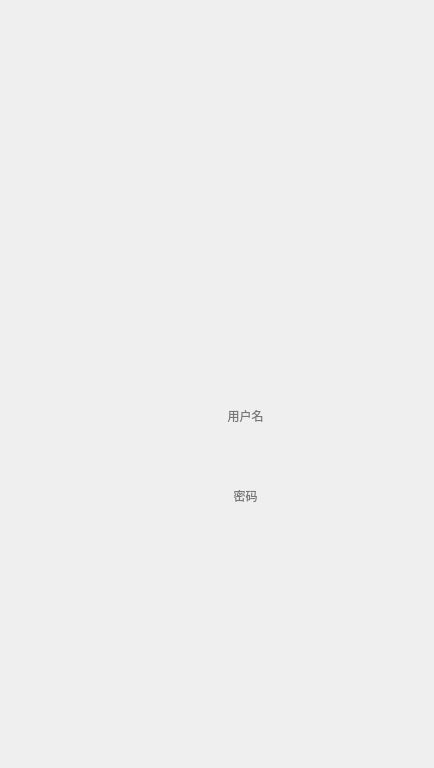
<?xml version="1.0" encoding="UTF-8"?>
<ui version="4.0">
 <class>Dialog</class>
 <widget class="QDialog" name="Dialog">
  <property name="geometry">
   <rect>
    <x>0</x>
    <y>0</y>
    <width>434</width>
    <height>768</height>
   </rect>
  </property>
  <property name="sizePolicy">
   <sizepolicy hsizetype="Fixed" vsizetype="Fixed">
    <horstretch>0</horstretch>
    <verstretch>0</verstretch>
   </sizepolicy>
  </property>
  <property name="minimumSize">
   <size>
    <width>434</width>
    <height>768</height>
   </size>
  </property>
  <property name="maximumSize">
   <size>
    <width>434</width>
    <height>768</height>
   </size>
  </property>
  <property name="windowTitle">
   <string>Dialog</string>
  </property>
  <widget class="QPushButton" name="btn_register">
   <property name="geometry">
    <rect>
     <x>260</x>
     <y>630</y>
     <width>181</width>
     <height>41</height>
    </rect>
   </property>
   <property name="styleSheet">
    <string notr="true">background:transparent;
border-width:0;
border-style:outset</string>
   </property>
   <property name="text">
    <string/>
   </property>
  </widget>
  <widget class="QLineEdit" name="edit_username">
   <property name="geometry">
    <rect>
     <x>130</x>
     <y>400</y>
     <width>231</width>
     <height>31</height>
    </rect>
   </property>
   <property name="styleSheet">
    <string notr="true">background:transparent;
font: 75 18pt &quot;等线&quot;;
border-width:0;
border-style:outset;
</string>
   </property>
   <property name="text">
    <string/>
   </property>
   <property name="alignment">
    <set>Qt::AlignCenter</set>
   </property>
   <property name="placeholderText">
    <string>用户名</string>
   </property>
  </widget>
  <widget class="QPushButton" name="btn_login">
   <property name="geometry">
    <rect>
     <x>250</x>
     <y>540</y>
     <width>181</width>
     <height>51</height>
    </rect>
   </property>
   <property name="styleSheet">
    <string notr="true">background:transparent;
border-width:0;
border-style:outset</string>
   </property>
   <property name="text">
    <string/>
   </property>
  </widget>
  <widget class="QLineEdit" name="edit_password">
   <property name="geometry">
    <rect>
     <x>130</x>
     <y>480</y>
     <width>231</width>
     <height>31</height>
    </rect>
   </property>
   <property name="styleSheet">
    <string notr="true">border-radius: 8px;      
font: 75 18pt &quot;等线&quot;;
background:transparent;
border-width:0;</string>
   </property>
   <property name="text">
    <string/>
   </property>
   <property name="alignment">
    <set>Qt::AlignCenter</set>
   </property>
   <property name="placeholderText">
    <string>密码</string>
   </property>
  </widget>
  <widget class="QLabel" name="label">
   <property name="geometry">
    <rect>
     <x>0</x>
     <y>0</y>
     <width>434</width>
     <height>768</height>
    </rect>
   </property>
   <property name="sizePolicy">
    <sizepolicy hsizetype="Fixed" vsizetype="Fixed">
     <horstretch>0</horstretch>
     <verstretch>0</verstretch>
    </sizepolicy>
   </property>
   <property name="minimumSize">
    <size>
     <width>434</width>
     <height>768</height>
    </size>
   </property>
   <property name="maximumSize">
    <size>
     <width>434</width>
     <height>768</height>
    </size>
   </property>
   <property name="text">
    <string/>
   </property>
   <property name="pixmap">
    <pixmap>../img/base/登录界面图.jpg</pixmap>
   </property>
  </widget>
  <zorder>label</zorder>
  <zorder>btn_register</zorder>
  <zorder>edit_username</zorder>
  <zorder>btn_login</zorder>
  <zorder>edit_password</zorder>
 </widget>
 <resources/>
 <connections/>
</ui>
